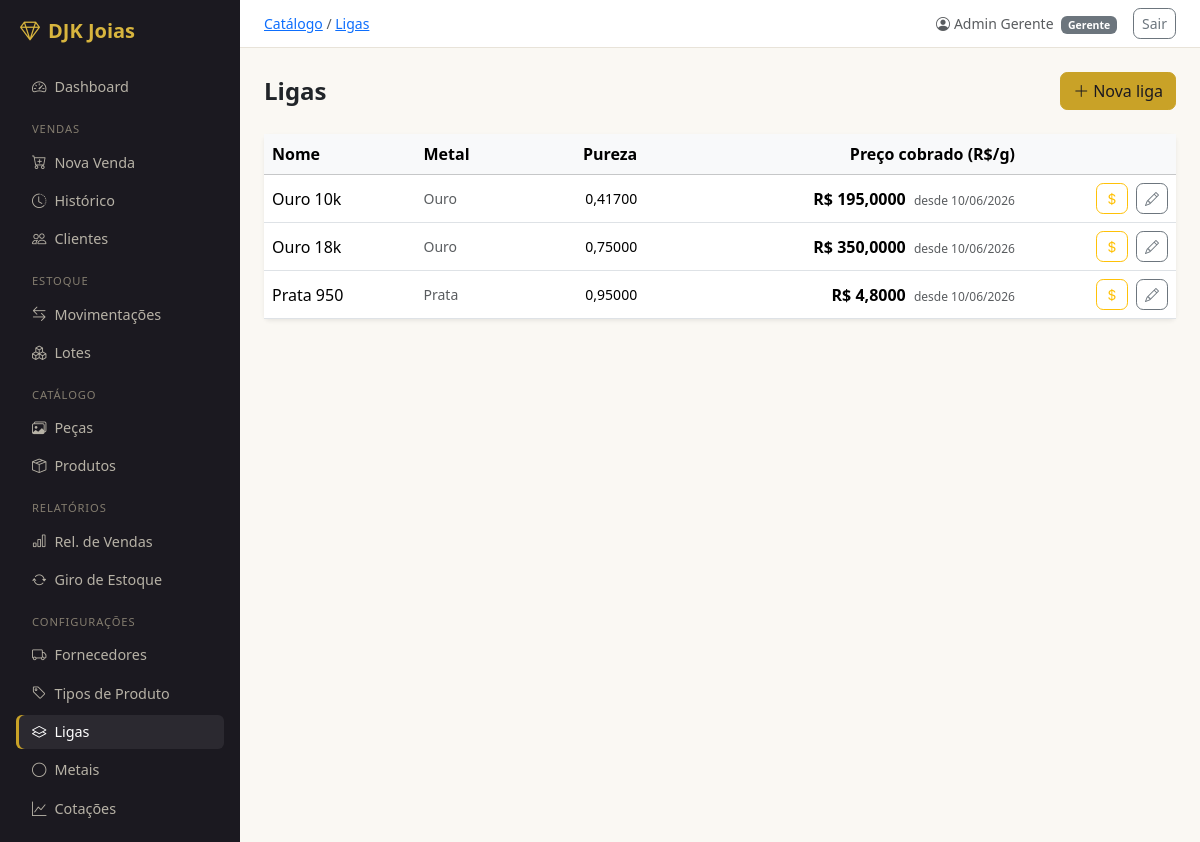
Before: /catalogo/ligas/ (signed in) with the older database file.
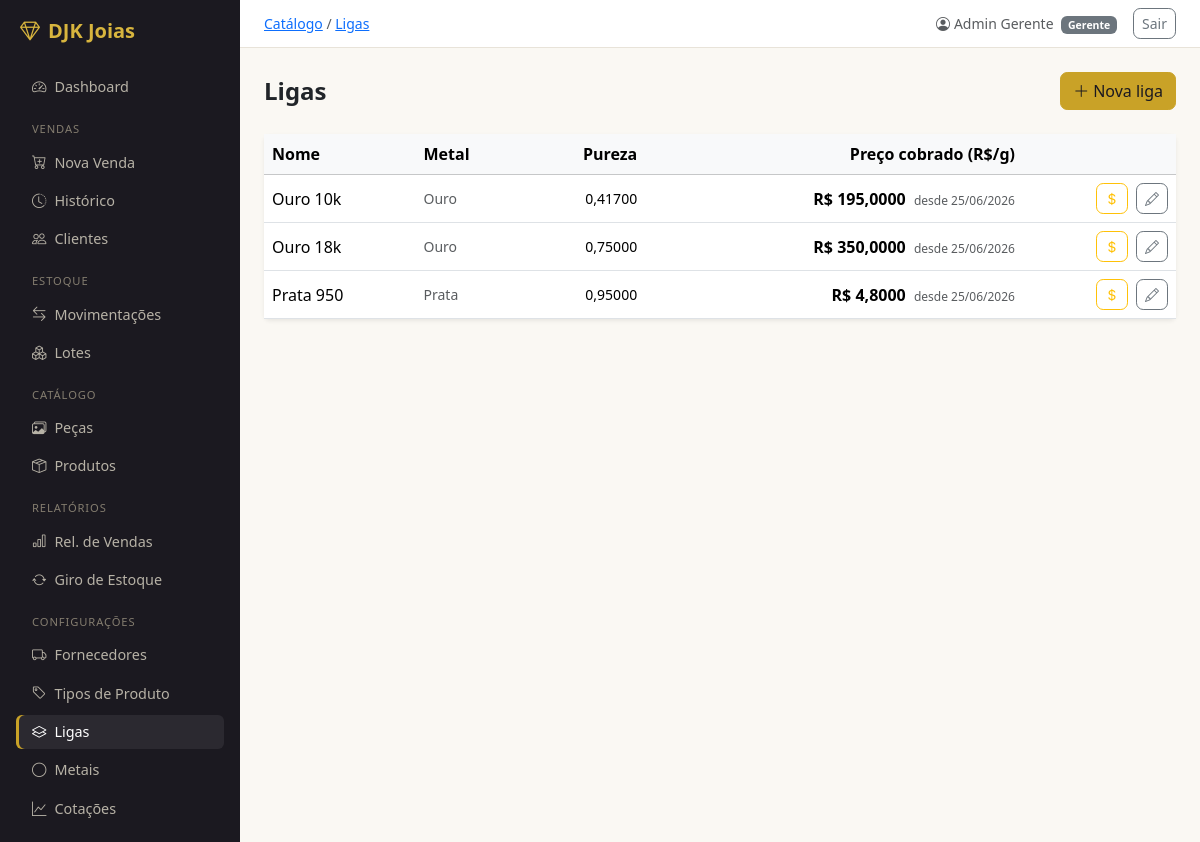
After: the same page with the newer database file.
### catalogo/models.py (models this page shows, shortened)
class Liga(models.Model):
    nome   = models.CharField(max_length=50, unique=True)
    metal  = models.ForeignKey(Metal, on_delete=models.PROTECT, related_name='ligas')
    pureza = models.DecimalField(
        max_digits=6, decimal_places=5,
        validators=[MinValueValidator(Decimal('0.00001')), MaxValueValidator(Decimal('1.0'))],
        help_text='Fração pura do metal. Ex: 0.75000 para Ouro 18k',
    )
    class Meta:
        verbose_name        = 'Liga'
        verbose_name_plural = 'Ligas'
        ordering            = ['metal', 'nome']
    @property
    def preco_atual(self):
        return self.precos.order_by('-vigente_desde').first()

class PrecoLiga(models.Model):
    liga            = models.ForeignKey(Liga, on_delete=models.PROTECT, related_name='precos')
    preco_por_grama = models.DecimalField(
        max_digits=12, decimal_places=4,
        validators=[MinValueValidator(Decimal('0.0001'))],
    )
    vigente_desde = models.DateField(db_index=True)
    definido_por  = models.ForeignKey(
        settings.AUTH_USER_MODEL,
        on_delete=models.PROTECT,
        related_name='precos_definidos',
    )
    class Meta:
        verbose_name        = 'Preço de Liga'
        verbose_name_plural = 'Preços de Liga'
        unique_together     = [('liga', 'vigente_desde')]
        ordering            = ['liga', '-vigente_desde']

class Metal(models.Model):
    nome    = models.CharField(max_length=50, unique=True)
    simbolo = models.CharField(max_length=10, unique=True, help_text='Símbolo da API. Ex: XAU, XAG')
    class Meta:
        verbose_name        = 'Metal'
        verbose_name_plural = 'Metais'
        ordering            = ['nome']
    def __str__(self):
        return self.nome

### catalogo/views.py (the view)
# urls.py: path('ligas/',                            views.LigaListView.as_view(),   name='liga_list'),
class LigaListView(LoginRequiredMixin, ListView):
    model               = Liga
    template_name       = 'catalogo/liga_list.html'
    context_object_name = 'ligas'
    queryset            = Liga.objects.select_related('metal').prefetch_related('precos')

### usuarios/models.py (called while the page is built)
    @property
    def is_gerente(self):
        return self.perfil == self.Perfil.GERENTE

### templates/catalogo/liga_list.html (shortened to what this page needs)
{% extends 'base.html' %}
{% block breadcrumb %}<a href="{% url 'catalogo:peca_list' %}">Catálogo</a> / <a href="{% url 'catalogo:liga_list' %}">Ligas</a>{% endblock %}
{% block content %}
<div class="d-flex align-items-center justify-content-between mb-4">
  <h4 class="fw-semibold mb-0">Ligas</h4>
  {% if user.is_gerente %}
  <a href="{% url 'catalogo:liga_create' %}" class="btn btn-warning">
    <i class="bi bi-plus-lg me-1"></i>Nova liga
  </a>
  {% endif %}
</div>
<div class="card border-0 shadow-sm">
  <table class="table table-hover align-middle mb-0">
    <thead class="table-light">
      <tr>
        <th>Nome</th>
        <th>Metal</th>
        <th class="text-end">Pureza</th>
        <th class="text-end">Preço cobrado (R$/g)</th>
        <th></th>
      </tr>
    </thead>
    <tbody>
      {% for liga in ligas %}
      <tr>
        <td class="fw-medium">{{ liga.nome }}</td>
        <td class="text-muted small">{{ liga.metal }}</td>
        <td class="text-end small">{{ liga.pureza|floatformat:5 }}</td>
        <td class="text-end">
          {% with preco=liga.preco_atual %}
          {% if preco %}
          <span class="fw-semibold">R$ {{ preco.preco_por_grama|floatformat:4 }}</span>
          <span class="text-muted ms-1" style="font-size:.75rem">desde {{ preco.vigente_desde|date:"d/m/Y" }}</span>
          {% else %}
          <span class="text-danger small">Sem preço definido</span>
          {% endif %}
          {% endwith %}
        </td>
        <td class="text-end">
          {% if user.is_gerente %}
          <a href="{% url 'catalogo:preco_liga_definir' liga.pk %}" class="btn btn-sm btn-outline-warning me-1">
            <i class="bi bi-currency-dollar"></i>
          </a>
          <a href="{% url 'catalogo:liga_update' liga.pk %}" class="btn btn-sm btn-outline-secondary">
            <i class="bi bi-pencil"></i>
          </a>
          {% endif %}
        </td>
      </tr>
      {% empty %}
      <tr>
        <td colspan="5" class="text-center text-muted py-4">Nenhuma liga cadastrada.</td>
      </tr>
      {% endfor %}
    </tbody>
  </table>
</div>
{% endblock %}

Changed rows visible on the page:
changed through a linked row, Liga "Ouro 10k": preco_atual.vigente_desde "10/06/2026" → "25/06/2026"
changed through a linked row, Liga "Ouro 18k": preco_atual.vigente_desde "10/06/2026" → "25/06/2026"
changed through a linked row, Liga "Prata 950": preco_atual.vigente_desde "10/06/2026" → "25/06/2026"
